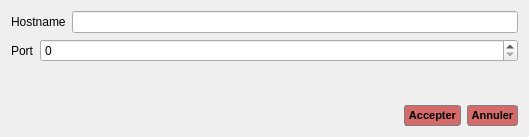
<?xml version="1.0" encoding="UTF-8"?>
<ui version="4.0">
 <class>messenger</class>
 <widget class="QDialog" name="messenger">
  <property name="geometry">
   <rect>
    <x>0</x>
    <y>0</y>
    <width>529</width>
    <height>137</height>
   </rect>
  </property>
  <property name="windowTitle">
   <string>Dialog</string>
  </property>
  <layout class="QVBoxLayout" name="verticalLayout">
   <item>
    <layout class="QHBoxLayout" name="horizontalLayout">
     <item>
      <widget class="QLabel" name="label">
       <property name="text">
        <string>Hostname</string>
       </property>
      </widget>
     </item>
     <item>
      <widget class="QLineEdit" name="hostname"/>
     </item>
    </layout>
   </item>
   <item>
    <layout class="QFormLayout" name="formLayout">
     <item row="0" column="0">
      <widget class="QLabel" name="label_2">
       <property name="text">
        <string>Port</string>
       </property>
      </widget>
     </item>
     <item row="0" column="1">
      <widget class="QSpinBox" name="port">
       <property name="maximum">
        <number>999999999</number>
       </property>
      </widget>
     </item>
    </layout>
   </item>
   <item>
    <layout class="QHBoxLayout" name="horizontalLayout_2">
     <item>
      <spacer name="horizontalSpacer">
       <property name="orientation">
        <enum>Qt::Horizontal</enum>
       </property>
       <property name="sizeHint" stdset="0">
        <size>
         <width>40</width>
         <height>20</height>
        </size>
       </property>
      </spacer>
     </item>
     <item>
      <widget class="QPushButton" name="pb_accepter">
       <property name="styleSheet">
        <string notr="true">QPushButton{
  background-color: #D46A6A;
     border-style: allset;
     border-width: 2px;
     border-radius: 3px;
     border: 1px solid grey;
     font: bold 11px;
     min-width: 5em;
     padding: 3px;
}
 QPushButton:pressed {
     background-color: qlineargradient(x1: 0, y1: 0, x2: 0, y2: 1,
                                       stop: 0 #dadbde, stop: 1 #f6f7fa);
 }</string>
       </property>
       <property name="text">
        <string>Accepter</string>
       </property>
      </widget>
     </item>
     <item>
      <widget class="QPushButton" name="pb_cancel">
       <property name="styleSheet">
        <string notr="true">QPushButton{
  background-color: #D46A6A;
     border-style: allset;
     border-width: 2px;
     border-radius: 3px;
     border: 1px solid grey;
     font: bold 11px;
     min-width: 5em;
     padding: 3px;
}
 QPushButton:pressed {
     background-color: qlineargradient(x1: 0, y1: 0, x2: 0, y2: 1,
                                       stop: 0 #dadbde, stop: 1 #f6f7fa);
 }</string>
       </property>
       <property name="text">
        <string>Annuler</string>
       </property>
      </widget>
     </item>
    </layout>
   </item>
  </layout>
 </widget>
 <resources/>
 <connections/>
</ui>
